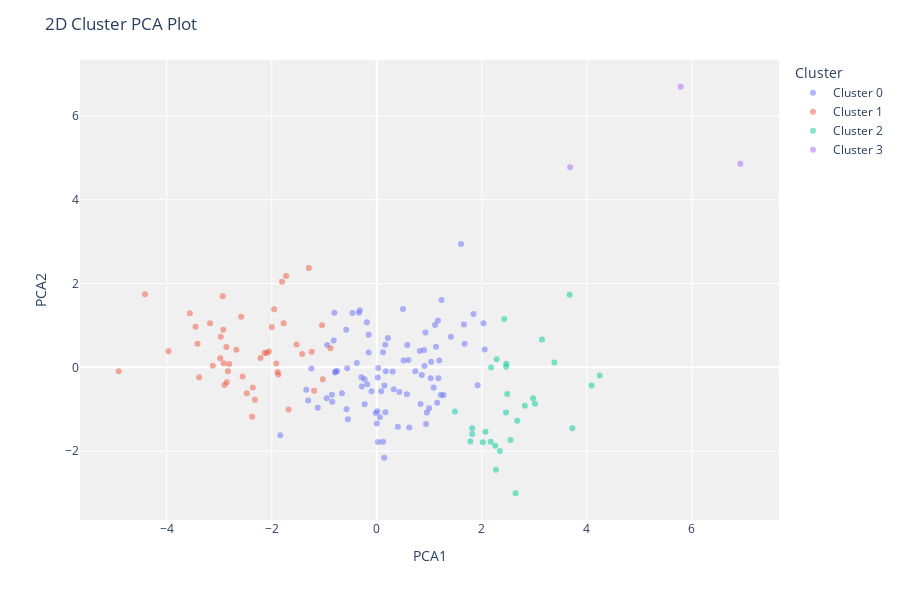

This figure's notebook cell:
### Code cell
plot_model(kmeans, plot = 'cluster')

### Figure 1 — Plotly figure (JSON) as saved in the notebook; plotly's stock layout.template omitted (floating-point values rounded to 4 significant figures)
{"data": [{"customdata": [["Kyrgyz Republic"], ["Indonesia"], ["India"], ["Russia"], ["Hungary"], ["Guyana"], ["Samoa"], ["Saudi Arabia"], ["Guatemala"], ["Grenada"], ["Serbia"], ["Seychelles"], ["Georgia"], ["Slovak Republic"], ["Solomon Islands"], ["Fiji"], ["Estonia"], ["Mauritius"], ["Sri Lanka"], ["El Salvador"], ["Iran"], ["Romania"], ["Poland"], ["Philippines"], ["Moldova"], ["Mongolia"], ["Montenegro"], ["Maldives"], ["Malaysia"], ["Morocco"], ["Macedonia, FYR"], ["Myanmar"], ["Lithuania"], ["Egypt"], ["Libya"], ["Lebanon"], ["Latvia"], ["Oman"], ["Panama"], ["Kazakhstan"], ["Jordan"], ["Paraguay"], ["Jamaica"], ["Peru"], ["Nepal"], ["Ecuador"], ["South Korea"], ["St. Vincent and the Grenadines"], ["Dominican Republic"], ["Bosnia and Herzegovina"], ["Bolivia"], ["Bhutan"], ["Uruguay"], ["Belize"], ["Uzbekistan"], ["Belarus"], ["Barbados"], ["Bangladesh"], ["Bahrain"], ["Bahamas"], ["Azerbaijan"], ["Vanuatu"], ["Venezuela"], ["Armenia"], ["Argentina"], ["Antigua and Barbuda"], ["Vietnam"], ["Algeria"], ["Albania"], ["Brazil"], ["Bulgaria"], ["Ukraine"], ["China"], ["Czech Republic"], ["Croatia"], ["Suriname"], ["Costa Rica"], ["Tajikistan"], ["Thailand"], ["Colombia"], ["Turkmenistan"], ["Chile"], ["Micronesia, Fed. Sts."], ["Tonga"], ["Turkey"], ["Cambodia"], ["Tunisia"], ["Cape Verde"]], "hovertemplate": "Cluster=Cluster 0<br>PCA1=%{x}<br>PCA2=%{y}<br>Feature=%{customdata[0]}<extra></extra>", "legendgroup": "Cluster 0", "marker": {"color": "#636efa", "opacity": 0.5, "symbol": "circle"}, "mode": "markers", "name": "Cluster 0", "orientation": "v", "showlegend": true, "textposition": "top center", "type": "scatter", "x": [-0.3402, -0.9554, -1.344, 0.1639, 1.84, -0.323, -0.5633, 0.8566, -0.664, 0.1456, 0.833, 1.604, 0.3222, 2.031, -0.8068, -0.189, 1.66, 0.9004, -0.576, 0.08193, -0.001066, 0.5732, 1.219, -0.7833, 0.5099, -0.9457, 1.027, 1.109, 1.232, -0.233, 0.7337, -1.839, 1.411, -0.8488, 0.8195, 1.173, 1.19, 1.128, 1.165, -0.2936, 0.1603, 0.1179, 0.01862, -0.02065, -1.308, 0.009625, 1.919, 0.02664, -0.2313, 0.9966, -0.7944, -0.1567, 0.6178, 0.2114, -0.8541, 0.5805, 1.082, -1.125, 1.672, 1.27, -0.1816, -0.8212, -0.5514, -0.1017, 0.02242, 1.034, 0.4989, -0.2854, 0.4302, 0.1409, 0.9072, 0.3025, 0.05752, 2.055, 1.15, 0.1718, 0.9385, -1.245, 0.9268, 0.1212, -0.4643, 0.9523, -0.3812, -0.7556, 0.4017, -0.5828, 0.6027, -0.1559], "xaxis": "x", "y": [1.301, -0.7338, -0.5362, -1.069, 1.275, 1.364, -0.02215, -0.1838, -0.6151, -0.4322, -0.871, 2.945, -0.5193, 1.052, 1.306, 1.074, 1.024, 0.4173, -0.9995, -0.5689, -1.337, -0.6386, -0.6604, -0.09668, 0.162, 0.5308, -0.2581, 1.011, 1.605, -0.2816, -0.09505, -1.617, 0.7312, -0.8214, 0.3906, -0.2568, 0.1624, 0.4926, 1.117, -0.238, 0.5421, 0.3617, -0.2394, -1.089, -0.7906, -1.047, -0.4283, -0.01609, -0.8823, -0.9738, -0.1205, 0.7789, -1.433, 0.7006, -0.6557, 0.5364, -0.4829, -0.9633, 0.5622, -0.6579, -0.4036, 0.6408, -1.236, -0.5693, -1.783, 0.1369, 1.393, -0.4561, -0.5893, -2.155, 0.03034, -0.09776, -1.192, 0.424, -0.8464, -0.09499, -1.353, -0.02897, 0.8298, -1.772, 1.294, -1.079, 0.102, -0.08806, -1.415, 0.8966, 0.1738, 0.3519], "yaxis": "y"}, {"customdata": [["Sudan"], ["Rwanda"], ["South Africa"], ["Mozambique"], ["Nigeria"], ["Tanzania"], ["Sierra Leone"], ["Namibia"], ["Togo"], ["Timor-Leste"], ["Senegal"], ["Niger"], ["Pakistan"], ["Uganda"], ["Afghanistan"], ["Gabon"], ["Guinea"], ["Ghana"], ["Gambia"], ["Mauritania"], ["Eritrea"], ["Equatorial Guinea"], ["Cote d'Ivoire"], ["Congo, Rep."], ["Guinea-Bissau"], ["Congo, Dem. Rep."], ["Chad"], ["Central African Republic"], ["Cameroon"], ["Burundi"], ["Burkina Faso"], ["Botswana"], ["Benin"], ["Angola"], ["Comoros"], ["Haiti"], ["Zambia"], ["Iraq"], ["Mali"], ["Lao"], ["Malawi"], ["Kiribati"], ["Kenya"], ["Madagascar"], ["Yemen"], ["Liberia"], ["Lesotho"]], "hovertemplate": "Cluster=Cluster 1<br>PCA1=%{x}<br>PCA2=%{y}<br>Feature=%{customdata[0]}<extra></extra>", "legendgroup": "Cluster 1", "marker": {"color": "#EF553B", "opacity": 0.5, "symbol": "circle"}, "mode": "markers", "name": "Cluster 1", "orientation": "v", "showlegend": true, "textposition": "top center", "type": "scatter", "x": [-2.321, -1.681, -1.193, -2.923, -4.916, -2.556, -3.384, -1.044, -1.999, -2.374, -1.914, -3.453, -2.362, -2.857, -2.915, -1.423, -2.972, -2.056, -2.215, -1.955, -2.476, -1.294, -2.584, -1.727, -2.836, -3.176, -3.56, -3.968, -2.81, -2.901, -3.124, -0.8827, -2.674, -2.935, -2.095, -4.413, -2.866, -1.03, -3.415, -1.529, -2.982, -1.24, -1.876, -2.138, -1.889, -1.775, -1.804], "xaxis": "x", "y": [-0.7709, -1.004, -0.5578, 0.895, -0.09468, -0.2154, -0.2368, 1.005, 0.9602, -1.18, 0.09174, 0.9718, -0.4803, -0.3528, 0.09581, 0.3203, 0.7299, 0.3808, 0.2239, 1.386, -0.6192, 2.368, 1.21, 2.181, -0.0913, 1.052, 1.292, 0.3874, 0.0788, -0.4235, 0.03885, 0.4583, 0.419, 1.699, 0.3443, 1.746, 0.4869, -0.2838, 0.5626, 0.5468, 0.217, 0.3699, -0.1714, 0.3434, -0.1097, 1.055, 2.042], "yaxis": "y"}, {"customdata": [["New Zealand"], ["Netherlands"], ["Canada"], ["Iceland"], ["United Kingdom"], ["United States"], ["Belgium"], ["Austria"], ["Australia"], ["United Arab Emirates"], ["Brunei"], ["Switzerland"], ["Sweden"], ["Qatar"], ["Portugal"], ["Ireland"], ["Greece"], ["Israel"], ["Germany"], ["Italy"], ["Norway"], ["Japan"], ["France"], ["Finland"], ["Spain"], ["Denmark"], ["Cyprus"], ["Kuwait"], ["Slovenia"]], "hovertemplate": "Cluster=Cluster 2<br>PCA1=%{x}<br>PCA2=%{y}<br>Feature=%{customdata[0]}<extra></extra>", "legendgroup": "Cluster 2", "marker": {"color": "#00cc96", "opacity": 0.5, "symbol": "circle"}, "mode": "markers", "name": "Cluster 2", "orientation": "v", "showlegend": true, "textposition": "top center", "type": "scatter", "x": [1.817, 3.382, 2.545, 2.483, 2.069, 2.643, 3.146, 2.976, 2.344, 2.429, 2.462, 4.092, 2.82, 4.245, 1.815, 3.671, 1.781, 1.486, 2.673, 2.167, 3.724, 2.268, 2.256, 2.461, 2.021, 3.013, 2.176, 2.467, 2.281], "xaxis": "x", "y": [-1.588, 0.1159, -1.73, -0.6359, -1.538, -3.003, 0.6648, -0.7361, -1.992, 1.154, 0.01648, -0.4303, -0.9163, -0.196, -1.454, 1.733, -1.769, -1.051, -1.276, -1.776, -1.45, -2.44, -1.87, -1.078, -1.788, -0.8672, -0.004521, 0.08822, 0.1957], "yaxis": "y"}, {"customdata": [["Singapore"], ["Luxembourg"], ["Malta"]], "hovertemplate": "Cluster=Cluster 3<br>PCA1=%{x}<br>PCA2=%{y}<br>Feature=%{customdata[0]}<extra></extra>", "legendgroup": "Cluster 3", "marker": {"color": "#ab63fa", "opacity": 0.5, "symbol": "circle"}, "mode": "markers", "name": "Cluster 3", "orientation": "v", "showlegend": true, "textposition": "top center", "type": "scatter", "x": [5.788, 6.923, 3.682], "xaxis": "x", "y": [6.695, 4.859, 4.775], "yaxis": "y"}], "layout": {"height": 600, "legend": {"title": {"text": "Cluster"}, "tracegroupgap": 0}, "margin": {"t": 60}, "plot_bgcolor": "rgb(240,240,240)", "title": {"text": "2D Cluster PCA Plot"}, "xaxis": {"anchor": "y", "domain": [0, 1], "title": {"text": "PCA1"}}, "yaxis": {"anchor": "x", "domain": [0, 1], "title": {"text": "PCA2"}}}}
